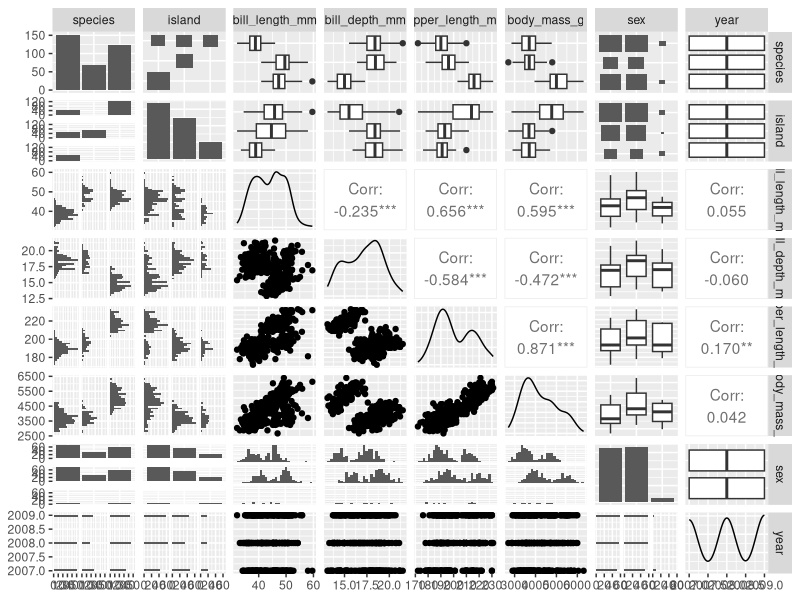
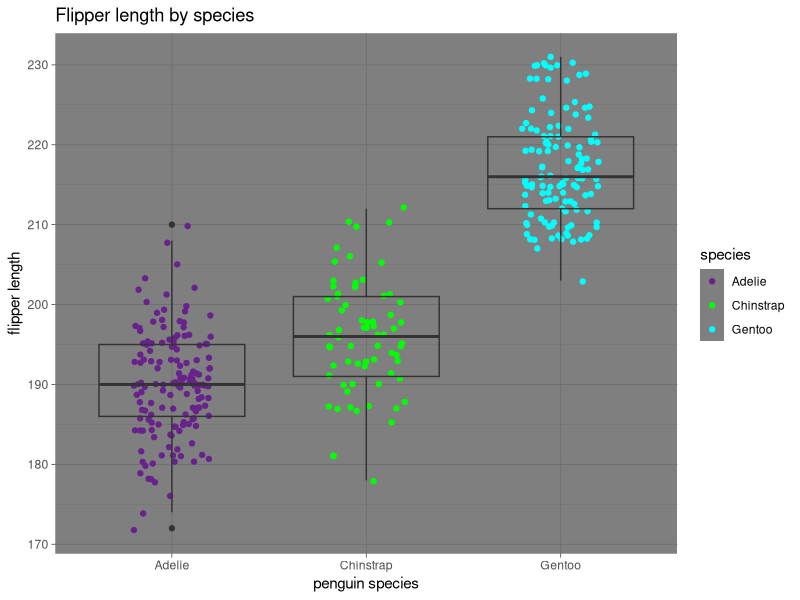
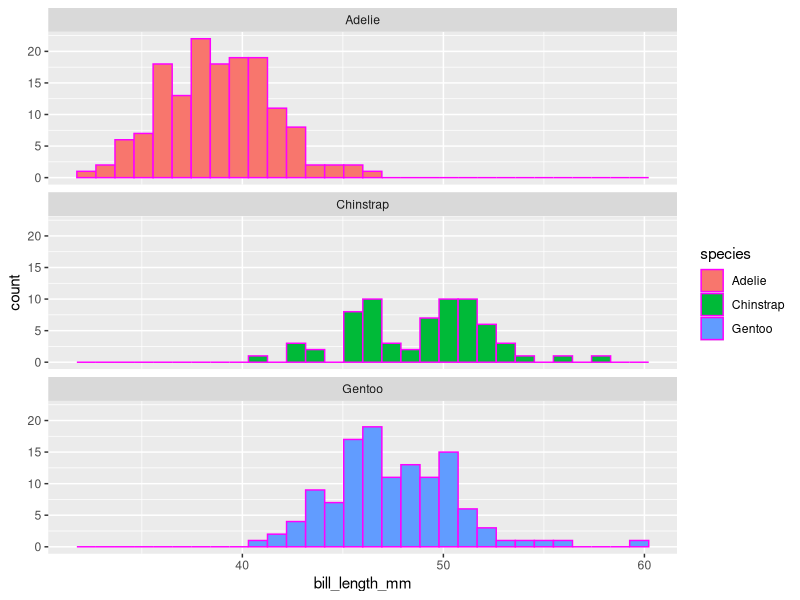

Generate these figures, in order, with R:
## ---- chunk 1
#install.packages("GGally")  ----do stuff like this in console so that every time you run this it doesn't try to reinstall
#install.packages("skimr")
library(tidyverse)
library(palmerpenguins)
library(GGally)
library(skimr)
## ---- chunk 2
#---- tell me the column names 
names(penguins)

#---- what are the dimensions?
dim(penguins)

#---- what are the first 6 lines?
head(penguins)

#---- what are the last 6 lines?
tail(penguins)
## ---- chunk 3
#----good summary of stuff 
skim(penguins)
## ---- chunk 4
#---- DUDE, this one is insane... tons of relationships between variables 
#----very quick summary ... usually very overkill and still would have to pull up individual -----relationships

GGally::ggpairs(penguins)
## ---- chunk 5
ggplot(data = penguins, aes(x = species, y = flipper_length_mm)) +
  geom_jitter(width = 0.2, 
              aplpha = 0.5, 
              aes(color = species)) +
  geom_boxplot(fill= NA)+
  theme_dark()+
  scale_color_manual(values = c("darkorchid4", "green", "cyan")) +
  labs(x = "penguin species", y = "flipper length", title = "Flipper length by species")


## ---- chunk 6
ggplot(data = penguins, aes(x= bill_length_mm ) )+
  geom_histogram(aes(fill=species), color="magenta")+
  facet_wrap(~species, ncol = 1)
